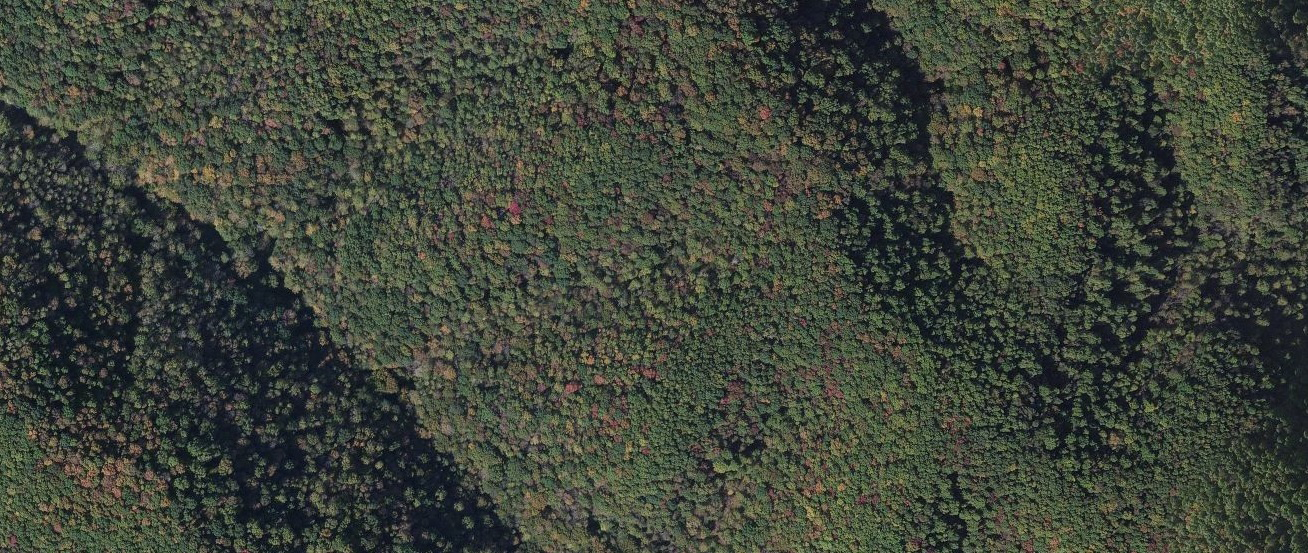
#> input picture code/CNN/Forest/F1.png, 1308 x 553 px, found by its file name; its folder holds only this picture in this run
$ jupyter execute --allow-errors CNN_7.ipynb   (shell and % lines are left out)   (Python 2 division)
#> lines starting #> are read from the running program, lines starting #| are printed output that depends on the picture
[cell 1]
import matplotlib.pyplot as plt
import numpy as np
from numpy import linalg as lin
import scipy.signal as sig
from PIL import Image
import glob
import matplotlib.cm as cm
import itertools

[cell 2]
########### Load Input ############################################################################################################################
# In this script I used the brightness to determine structures, instead of one RGB color:
# this is determined by: 0.2126*R + 0.7152*G + 0.0722*B
# Source: https://en.wikipedia.org/wiki/Relative_luminance

patchSize=40 # patchsize this must be 48 since our network can only handle this value

# Open forest
Amount_data= len(glob.glob('Forest/F*'))
dataPatchedF=[]
for k in range (0, Amount_data):
    name="Forest/F%d.png" % (k+1)
    img = Image.open(name)
#> img is the input picture: PIL image 1308x553 RGB; mean R, G, B 63.1, 68.8, 58.1
    data=img.convert('RGB')
    data= np.asarray( data, dtype="int32" )
    data=0.2126*data[:,:,0]+0.7152*data[:,:,1]+0.0722*data[:,:,2]
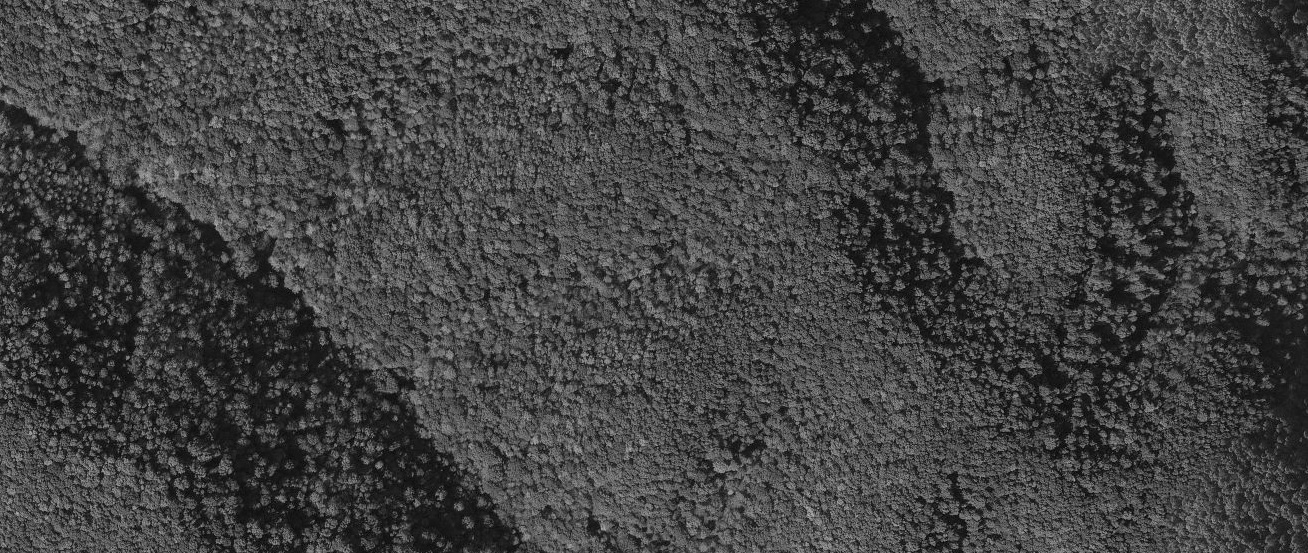
#> data: shape (553, 1308) float64; min 0, max 186.2, mean 66.8
    Yamount=data.shape[0]/patchSize # Counts how many times the windowsize fits in the picture
#> Yamount = 13
    Xamount=data.shape[1]/patchSize # Counts how many times the windowsize fits in the picture
#> Xamount = 32
    dataPatchedF.append(np.array([[data[j*patchSize:(j+1)*patchSize,i*patchSize:(i+1)*patchSize] for i in range(0,Xamount)] for j in range(0,Yamount)]))

# Open city
Amount_data= len(glob.glob('City/C*'))
dataPatchedC=[]
for k in range (0, Amount_data):
    name="City/C%d.png" % (k+1)
    img = Image.open(name)
    data=img.convert('RGB')
    data = np.asarray( data, dtype="int32" )
    data=0.2126*data[:,:,0]+0.7152*data[:,:,1]+0.0722*data[:,:,2]
    Yamount=data.shape[0]/patchSize # Counts how many times the windowsize fits in the picture
    Xamount=data.shape[1]/patchSize # Counts how many times the windowsize fits in the picture
    dataPatchedC.append(np.array([[data[j*patchSize:(j+1)*patchSize,i*patchSize:(i+1)*patchSize] for i in range(0,Xamount)] for j in range(0,Yamount)]))

# Open water
dataPatchedW=[]
Amount_data= len(glob.glob('Grassland/G*'))
for k in range (0, Amount_data):
    name="Grassland/G%d.png" % (k+1)
    img = Image.open(name)
    data=img.convert('RGB')
    data = np.asarray( data, dtype="int32" )
    data=0.2126*data[:,:,0]+0.7152*data[:,:,1]+0.0722*data[:,:,2]
    Yamount=data.shape[0]/patchSize # Counts how many times the windowsize fits in the picture
    Xamount=data.shape[1]/patchSize # Counts how many times the windowsize fits in the picture
    dataPatchedW.append(np.array([[data[j*patchSize:(j+1)*patchSize,i*patchSize:(i+1)*patchSize] for i in range(0,Xamount)] for j in range(0,Yamount)]))

[cell 3]
########### Functions ############################################################################################################################

# Define Activitation functions, pooling and convolution functions (the rules)

def Sigmoid(x):
    return (1/(1+np.exp(-x)))

def SigmoidPrime(x):
    return np.exp(-x)/((1+np.exp(-x))**2)

def TanH(x):
    return (1-np.exp(-x))/(1+np.exp(-x))


def Pool(I,W):
    PoolImg=np.zeros((len(I)/len(W),len(I)/len(W))) # W must fit an integer times into I.
    for i in range(0,len(PoolImg)):
        for j in range(0,len(PoolImg)):
            SelAr=I[i*len(W):(i+1)*len(W),j*len(W):(j+1)*len(W)]
            PoolImg[i,j]=np.inner(SelAr.flatten(),W.flatten()) # Now this is just an inner product since we have vectors
    return PoolImg

# To automatically make Gaussian kernels
def makeGaussian(size, fwhm = 3, center=None):
    x = np.arange(0, size, 1, float)
    y = x[:,np.newaxis]

    if center is None:
        x0 = y0 = size // 2
    else:
        x0 = center[0]
        y0 = center[1]

    return np.exp(-4*np.log(2) * ((x-x0)**2 + (y-y0)**2) / fwhm**2)

# To automatically define pooling nodes
def Pool_node(N):
    s=(N,N)
    a=float(N)*float(N)
    return (1.0/a)*np.ones(s)

[cell 4]
#################### Define pooling layers ###########################################################################
P12=Pool_node(2)*(1.0/1.000) #factor 1000 added to lower values more
P34=Pool_node(3)*(1.0/1.0)

#################### Define Convolution layers #######################################################################

######### First C layer #########
C1=[]
Kernelsize=11
## First Kernel

# Inspiration: http://en.wikipedia.org/wiki/Sobel_operator
# http://stackoverflow.com/questions/9567882/sobel-filter-kernel-of-large-size


Kernel=np.array([
                 [3,2,1,0,0,0,0,0,-1,-2,-3],
                 [4,3,2,1,0,0,0,-1,-2,-3,-4],
                 [5,4,3,2,1,0,-1,-2,-3,-4,-5],
                 [6,5,4,3,2,0,-2,-3,-4,-5,-6],
                 [7,6,5,4,3,0,-3,-4,-5,-6,-7],
                 [8,7,6,5,4,0,-4,-5,-6,-7,-8],
                 [7,6,5,4,3,0,-3,-4,-5,-6,-7],
                 [6,5,4,3,2,0,-2,-3,-4,-5,-6],
                 [5,4,3,2,1,0,-1,-2,-3,-4,-5],
                 [4,3,2,1,0,0,0,-1,-2,-3,-4],
                 [3,2,1,0,0,0,0,0,-1,-2,-3]

                ])

C1.append(Kernel*(1.0/100.0))

# ## Third Kernel
# Kernel=makeGaussian(9,5)
# Kernel=(1/np.sum(Kernel))*Kernel
# C1.append(Kernel)


## Fourth Kernel
Kernel=np.zeros((Kernelsize,Kernelsize))
Kernel[0:5,:]=-5
Kernel[5:6,:]=0
Kernel[6:11,:]=5
C1.append(Kernel*(1.0/100.0))

## Fifth kernel
Kernel=np.transpose(C1[0])
C1.append(Kernel*(1.0/100.0))

## kernel
Kernel=np.zeros((Kernelsize,Kernelsize))
Kernel[4:7,4:7]=-2
Kernel[5,5]=8
C1.append(Kernel*(1.0/100.0))

## kernel
Kernel=np.transpose(C1[1])
C1.append(Kernel)


######### Initialize output weights and biases #########

# Initialisation, since this layer should be trained!
C2=[] # second convolution weigths
H3_bias=[]
W=[] # end-weight from output to classifier-neurons
# Define the number of branches in one row
N_branches=3
ClassAmount=3 # Forest, City, Water


for i in range (0, len(C1)):
    C2_kernel=np.random.rand(N_branches,4,4)*(1.0/100.0)
    C2.append(C2_kernel)
    H3_bias.append(np.random.rand(N_branches,1,1))
    W.append(np.random.rand(N_branches,ClassAmount,4,4)*(1.0/1000.0)) # W[r][b,k,:,:]

bias=np.zeros((ClassAmount))# bias on the three classes

[cell 5]
N_plts=len(C1)
for i in range(0,N_plts):
    plt.subplot(4,3,i+1)
    plt.imshow(C1[i])
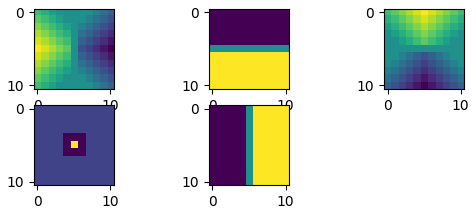
#> figure drawn by matplotlib, 5 panels

[cell 6]
#################### Start training  #######################################################################

# Determines which patch is chosen when
N_F=len(dataPatchedF)
#> N_F = 1
Patches_F=[]
j=0;
for i in range(0,N_F):
    N_ff=dataPatchedF[i].shape[0]*dataPatchedF[i].shape[1]
    Patches_F.append(np.reshape(dataPatchedF[i], (N_ff, patchSize, patchSize)))
    j=j+N_ff
#> after the loop, Patches_F = 1 item; j = 416
N_F=j
#> N_F = 416

N_C=len(dataPatchedC)
Patches_C=[]
j=0;
for i in range(0,N_C):
    N_cc=dataPatchedC[i].shape[0]*dataPatchedC[i].shape[1]
    j=j+N_cc
    Patches_C.append(np.reshape(dataPatchedC[i], (N_cc, patchSize, patchSize)))
#> after the loop, Patches_C = []; j = 0
N_C=j
#> N_C = 0

N_W=len(dataPatchedW)
Patches_W=[]
j=0;
for i in range(0,N_W):
    N_ww=dataPatchedW[i].shape[0]*dataPatchedW[i].shape[1]
    Patches_W.append(np.reshape(dataPatchedW[i], (N_ww, patchSize, patchSize)))
    j=j+N_ww
#> after the loop, Patches_W = []; j = 0
N_W=j
#> N_W = 0

N_total=N_F+N_C+N_W
#> N_total = 416
Sequence = np.arange(N_total)
#> Sequence = 416 values from 0 to 415
Sequence = np.random.permutation(Sequence)
#> Sequence = 416 values, max 415 at index 54, min 0 at index 40, mean 207.5

# Make patches tractable
Patches_F = list(itertools.chain.from_iterable(Patches_F))
#> Patches_F = 416 items
Patches_F=np.asarray(Patches_F)

Patches_C = list(itertools.chain.from_iterable(Patches_C))
Patches_C=np.asarray(Patches_C)
#> Patches_C = empty array

Patches_W = list(itertools.chain.from_iterable(Patches_W))
Patches_W=np.asarray(Patches_W)
#> Patches_W = empty array

[cell 7]
len(Sequence)
#> Out = 416

[cell 8]
int(np.round(len(Sequence)*0.9))
#> Out = 374

[cell 9]
from itertools import product
right=np.zeros((3))
#> right = [0, 0, 0]
wrong=np.zeros((3))
#> wrong = [0, 0, 0]
step=0
###### Chooses patch and defines label #####
for PP in range(0,int(np.round(len(Sequence)*0.9))):
       # 1 has to be changed to the number of training data
    SS=Sequence[PP]
    if SS<N_F:
        Class_label=np.array([1,0,0])
        inputPatch=Patches_F[SS]
    elif(SS>=N_F) and (SS<(N_F+N_C)):
        Class_label=np.array([0,1,0])
        inputPatch=Patches_C[SS-N_F]
    elif(SS>=N_F+N_C):
        Class_label=np.array([0,0,1])
        inputPatch=Patches_W[SS-N_F-N_C]
    else:continue

    ### Layer 1 ###
    H1=[]
    H2=[]
    H3=[[np.zeros((12,12)) for b in range(0,N_branches)] for r in range(0,len(C1))]
    H4=[[np.zeros((4,4)) for b in range(0,N_branches)] for r in range(0,len(C1))]
    I_H3=np.ones((12,12))
    x=np.zeros(ClassAmount)
    f=np.zeros(ClassAmount)
    #learning rates
    n_bias=1*10**-3
    n_W=1*10**-3


    for r in range (0, len(C1)):
        H1.append(sig.convolve(inputPatch, C1[r], 'valid'))
        H2.append(Pool(H1[r], P12))
        for b in range(0,N_branches):
            H3[r][b]=Sigmoid(sig.convolve(H2[r], C2[r][b],'valid')-H3_bias[r][b]*I_H3)
            H4[r][b]=Pool(H3[r][b],P34)

    for k in range(0,ClassAmount):
        for r in range (0, len(C1)):
            for b in range(0,N_branches):
                x[k]=x[k]+np.inner(H4[r][b].flatten(),W[r][b,k].flatten())
        f[k]=Sigmoid(x[k]-bias[k])

    ###### Back-propagation #####
    for k in range(0, ClassAmount):
        bias[k]=bias[k]-n_bias*(Class_label[k]-f[k])
        for r in range (0, len(C1)):
            for b in range(0,N_branches):
                W[r][b,k]=W[r][b,k]+n_W*(Class_label[k]-f[k])*H4[r][b]

    if(np.argmax(f)==np.argmax(Class_label)):
        right[np.argmax(Class_label)]+=1
    else:
        wrong[np.argmax(Class_label)]+=1

    if (PP%2==0):
#         print(Class_label,np.round(f,2))
        print(right,wrong)
    if (PP%250==0):
        print(PP)
        print(np.sum(right)/(np.sum(wrong)+np.sum(right)))
        right=np.zeros((3))
        wrong=np.zeros((3))
#> this loop made 374 passes
#> (SS, wrong) on pass 1: (123, [0, 0, 0])
#> SS on passes 2 to 7: 33, 84, 403, 286, 200, 284
#| [0. 0. 0.] [1. 0. 0.]
#| 0
#| 0.0
#| [2. 0. 0.] [0. 0. 0.]
#| [4. 0. 0.] [0. 0. 0.]
#| [6. 0. 0.] [0. 0. 0.]
#| [8. 0. 0.] [0. 0. 0.]
#| [10.  0.  0.] [0. 0. 0.]
#| [12.  0.  0.] [0. 0. 0.]
#| [14.  0.  0.] [0. 0. 0.]
#> (further printed lines are left out)
#> pass 1, `inputPatch=Patches_F[SS]`:
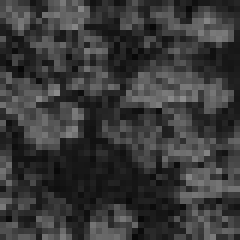
#> inputPatch: shape (40, 40) float64 (shown 6 times larger); min 7.44, max 141.7, mean 57.6
#> pass 2, `inputPatch=Patches_F[SS]`:
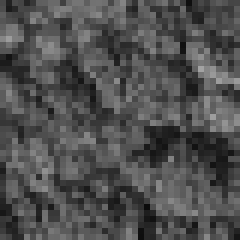
#> inputPatch: shape (40, 40) float64 (shown 6 times larger); min 11.44, max 163.9, mean 79.5
#> pass 3, `inputPatch=Patches_F[SS]`:
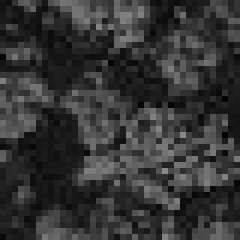
#> inputPatch: shape (40, 40) float64 (shown 6 times larger); min 1.5, max 136.9, mean 53.3
#> after the loop:
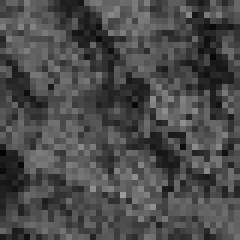
#> inputPatch: shape (40, 40) float64 (shown 6 times larger); min 3.63, max 155.7, mean 75.1

# cross validation

[cell 10]
right=np.zeros((3))
wrong=np.zeros((3))

plot=0
###### Chooses patch and defines label #####
i=0
j=0
for PP in range(int(np.round(len(Sequence)*0.9)),len(Sequence)):
     # 1 has to be changed to the number of training data
    SS=Sequence[PP]
    if SS<N_F:
        Class_label=np.array([1,0,0])
        inputPatch=Patches_F[SS]
    elif(SS>=N_F) and (SS<(N_F+N_C)):
        Class_label=np.array([0,1,0])
        inputPatch=Patches_C[SS-N_F]
    elif(SS>=N_F+N_C):
        Class_label=np.array([0,0,1])
        inputPatch=Patches_W[SS-N_F-N_C]
    else:continue

    ### Layer 1 ###
    H1=[]
    H2=[]
    H3=[[np.zeros((12,12)) for b in range(0,N_branches)] for r in range(0,len(C1))]
    H4=[[np.zeros((4,4)) for b in range(0,N_branches)] for r in range(0,len(C1))]
    I_H3=np.ones((12,12))
    x=np.zeros(ClassAmount)
    f=np.zeros(ClassAmount)
    #learning rates

    for r in range (0, len(C1)):
        H1.append(sig.convolve(inputPatch, C1[r], 'valid'))
        H2.append(Pool(H1[r], P12))
        for b in range(0,N_branches):
            H3[r][b]=Sigmoid(sig.convolve(H2[r], C2[r][b],'valid')-H3_bias[r][b]*I_H3)
            H4[r][b]=Pool(H3[r][b],P34)

    for k in range(0,ClassAmount):
        for r in range (0, len(C1)):
            for b in range(0,N_branches):
                x[k]=x[k]+np.inner(H4[r][b].flatten(),W[r][b,k].flatten())
        f[k]=Sigmoid(x[k]-bias[k])

    if(np.argmax(f)==np.argmax(Class_label)):
        right[np.argmax(Class_label)]+=1
    else:
        wrong[np.argmax(Class_label)]+=1
    if (PP%40==0):
        print(right,wrong)
        print(np.sum(right)/(np.sum(wrong)+np.sum(right)))
#> this loop made 42 passes
#| [27.  0.  0.] [0. 0. 0.]
#| 1.0
#> pass 1, `inputPatch=Patches_F[SS]`:
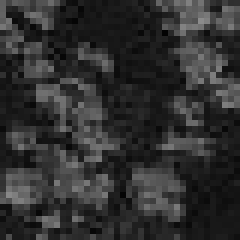
#> inputPatch: shape (40, 40) float64 (shown 6 times larger); min 3.29, max 139.4, mean 48.4
#> pass 2, `inputPatch=Patches_F[SS]`:
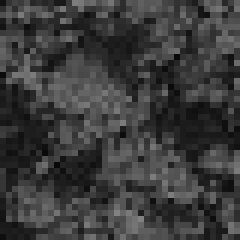
#> inputPatch: shape (40, 40) float64 (shown 6 times larger); min 8.5, max 130.4, mean 60
#> pass 3, `inputPatch=Patches_F[SS]`:
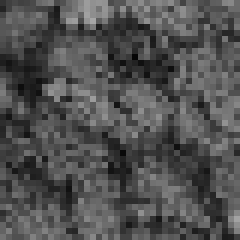
#> inputPatch: shape (40, 40) float64 (shown 6 times larger); min 5.72, max 166.6, mean 81.3
#> after the loop:
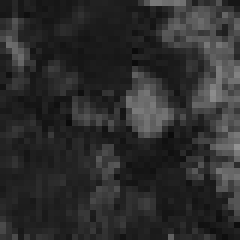
#> inputPatch: shape (40, 40) float64 (shown 6 times larger); min 11.74, max 146.4, mean 45.6

[cell 11]
print(np.sum(right)/(np.sum(wrong)+np.sum(right)))
#| 1.0

[cell 12]
print(right[0]/(right[0]+wrong[0]))
#| 1.0

[cell 13]
print(right[1]/(right[1]+wrong[1]))
#| nan

[cell 14]
print(right[2]/(right[2]+wrong[2]))
#| nan
